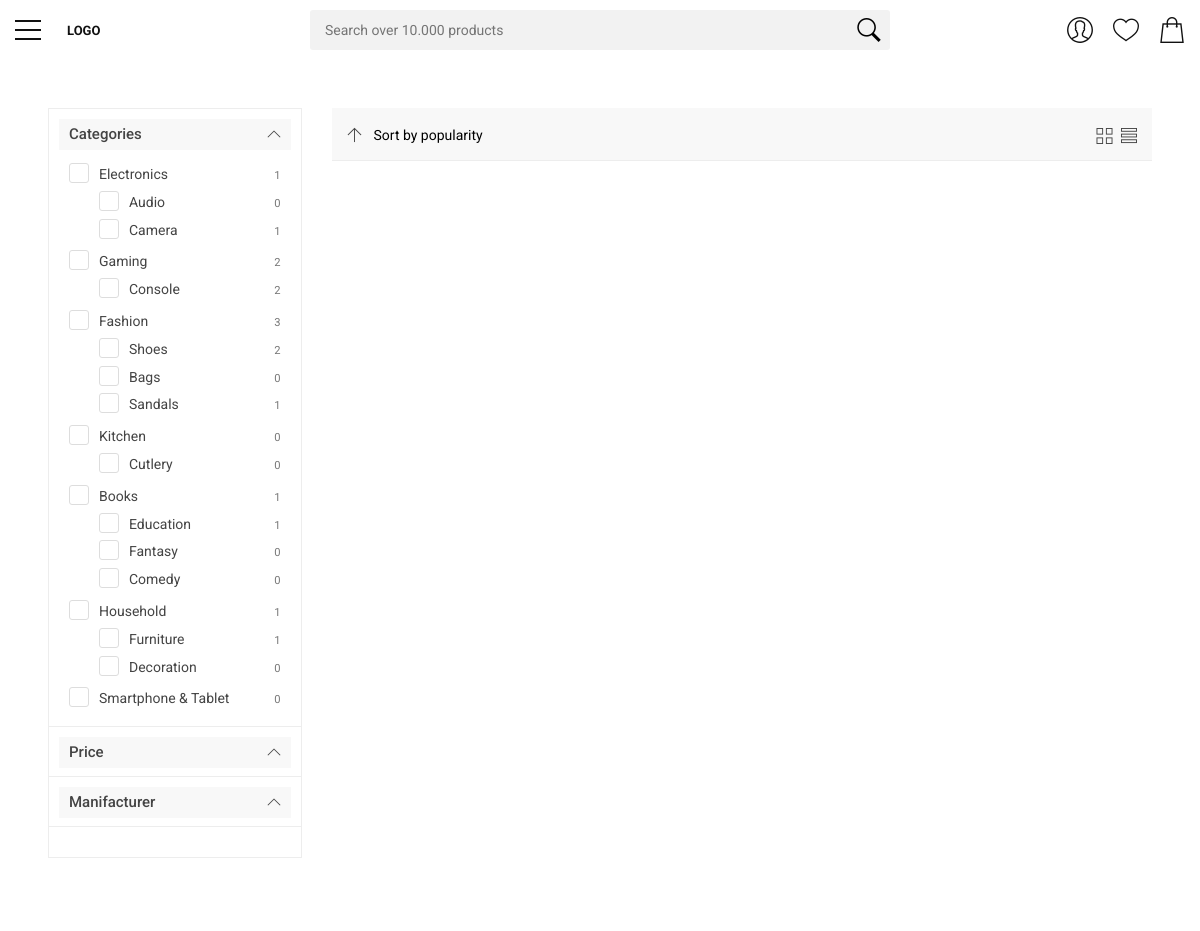
/index.php?page=list&view=grid, run on an earlier commit of the app's database.
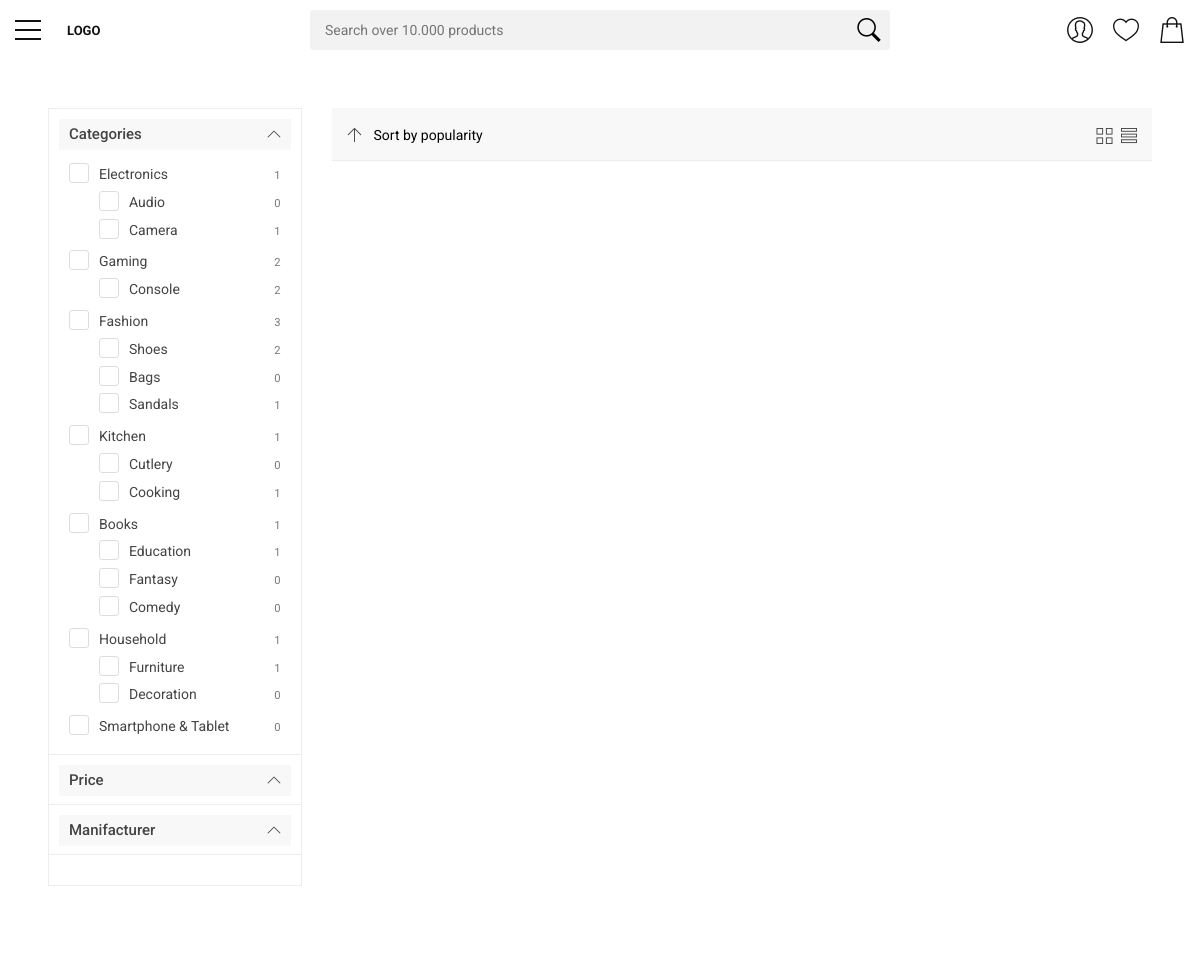
And on a later commit of the database.
### tables this page shows
CREATE TABLE `category` (
  `category_id` int(11) NOT NULL,
  `category_name` varchar(100) NOT NULL
);

CREATE TABLE `subcategory` (
  `subcategory_id` int(11) NOT NULL,
  `subcategory_name` varchar(100) NOT NULL,
  `category_id` int(11) NOT NULL
);

### config/connect.php (called while the page is built, shortened)
<?php
$severname = '127.0.0.1';
$username = 'root';
$password = '';
$dbname = 'online_shop';
$connect = mysqli_connect($severname, $username, $password, $dbname);
function get($table, $condition='', $select='*') {
    global $connect;
    $query = "SELECT ".$select." FROM ".$table." ".$condition;
    $result = mysqli_query($connect, $query);
    return $result;
}

### index.php (the view, shortened to what this page needs)
<?php
include_once 'config/connect.php';
?>
<!DOCTYPE html>
<html lang="en">
<head>
	<link href="https://cdn.jsdelivr.net/npm/bootstrap@5.3.0/dist/css/bootstrap.min.css" rel="stylesheet">
	<link href="css/bootstrap.custom.min.css" rel="stylesheet">
	<link href="css/style.css" rel="stylesheet">
	<link href="css/home_1.css" rel="stylesheet">
	<link href="css/custom.css" rel="stylesheet">
</head>
<body>
	<div id="page">
		<header class="version_1">
			<div class="main_nav Sticky">
				<div class="container">
					<div class="row small-gutters">
						<div class="col-xl-3 col-lg-3 col-md-3">
							<nav class="categories">
								<ul class="clearfix">
									<li>
										<span>
											<a>
												<span class="hamburger hamburger--spin">
													<span class="hamburger-box">
														<span class="hamburger-inner"></span>
													</span>
												</span>
											</a>
										</span>
										<span>
											<a href="index.php" class="pl-3">LOGO</a>
										</span>
												<?php
												$result = get('category');
												foreach ($result as $data) :
													$category_id = $data['category_id'];
												?>
														<?php
														$result = get('subcategory', 'WHERE category_id=' . $category_id);
														?>
												<?php
												endforeach
												?>
									</li>
								</ul>
							</nav>
						</div>
						<form id="form_search" class="col-xl-6 col-lg-7 col-md-6 d-none d-md-block" method="GET" action="">
							<div class="custom-search-input">
								<input id="search_input" name="search_input" type="text" placeholder="Search over 10.000 products">
								<button name="search_submit" type="submit">
									<i class="header-icon_search_custom"></i>
								</button>
							</div>
						</form>
						<div class="col-xl-3 col-lg-2 col-md-3">
							<ul class="top_tools">
								<?php
								if (isset($_SESSION['email'])) :
									$email = $_SESSION['email'];
									$result = get('user', 'WHERE email="' . $email . '"');
									$data = mysqli_fetch_assoc($result);
									$user_id = $data['user_id'];
								?>
									<li>
										<div class="dropdown dropdown-cart">
											<a href="index.php?page=cart_list" class="cart_bt">
												<?php
												$result = get('cart', 'WHERE user_id=' . $user_id);
												if (mysqli_fetch_assoc($result) > 0) :
													$result = get('cart', 'WHERE user_id=' . $user_id, '*,SUM(quantity) AS total_quantity');
													$data = mysqli_fetch_assoc($result);
													$total_quantity = $data['total_quantity'];
													if ($total_quantity > 0) :
												?>
														<strong><?= $total_quantity ?></strong>
													<?php endif ?>
												<?php endif ?>
											</a>
											<?php
											$result = get('cart', 'WHERE user_id=' . $user_id . ' GROUP BY product_id', '*,SUM(quantity) AS total_quantity');
											if (mysqli_num_rows($result) > 0) :
											?>
												<div class="dropdown-menu">
													<ul>
														<?php
														$subtotal_price = 0;
														foreach ($result as $data) :
															$cart_id = $data['cart_id'];
															$product_id = $data['product_id'];
															$total_quantity = $data['total_quantity'];
															$result = get('product', 'WHERE product_id=' . $product_id);
															$data = mysqli_fetch_assoc($result);
															$product_name = $data['product_name'];
															$price = $data['price'];
															$result = get('product_image', 'WHERE product_id=' . $product_id);
															$data = mysqli_fetch_assoc($result);
															if (isset($data['image_name'])) {
																$product_image = $data['image_name'];
															}
															$subtotal_product = $total_quantity * $price;
															$subtotal_price += $subtotal_product
														?>
															<li>
																<a href="product-detail-1.html">
																	<figure>
																		<?php
																		$result = get('product_image', 'WHERE product_id=' . $product_id);
																		if (mysqli_num_rows($result) > 0) :
																			$data = mysqli_fetch_assoc($result);
																			$image_name = $data['image_name'];
																		?>
																			<img src="uploads/product/<?= $image_name ?>" style="object-fit: scale-down" class="lazy" alt="image" width="100%">
																		<?php else : ?>
																			<img src="uploads/product/default.jpg" class="lazy" alt="image" width="100%">
																		<?php endif ?>
																	</figure> <strong>
																		<span><?= $total_quantity . 'x ' . $product_name ?></span>
																		<?= rupiah($price) ?>
																	</strong>
																</a>
																<a href="index.php?page=cart_delete&product_id=<?= $product_id ?>" onclick="return confirm('Are you sure you want to REMOVE this PRODUCT from your cart?')" class="action">
																	<i class="ti-trash"></i>
																</a>
															</li>
														<?php endforeach ?>
													</ul>
													<?php
													$shipping_price = 17000;
													$total_price = $subtotal_price + $shipping_price;
													?>
													<div class="row mt-4">
														<div class="col-6">
															<p class="m-0">Subtotal</p>
															<p class="m-0">Shipping</p>
														</div>
														<div class="col-6">
															<span style="float: right"><?= rupiah($subtotal_price) ?></span>
															<span style="float: right"><?= rupiah($shipping_price) ?></span>
														</div>
													</div>
													<div style="font-size: large; font-weight:bold;" class="mt-2 row">
														<div class="col-6">
															<p class="m-0">Total</p>
														</div>
														<div class="col-6">
															<span style="float: right"><?= rupiah($total_price) ?></span>
														</div>
													</div>
													<a href="index.php?page=cart_list" class="btn_1 outline mt-3">View Cart</a>
													<a href="index.php?page=checkout" class="btn_1 mt-1">Checkout</a>
												</div>
											<?php endif ?>
										</div>
									</li>
								<?php else : ?>
									<li>
										<div class="dropdown dropdown-cart">
											<a href="index.php?page=cart_list" class="cart_bt"></a>
										</div>
									</li>
								<?php endif ?>
								<li>
									<a href="index.php?page=wishlist_list" class="wishlist"></a>
								</li>
								<li>
									<div class="dropdown dropdown-access">
										<a class="access_link"></a>
									</div>
								</li>
							</ul>
						</div>
					</div>
				</div>
			</div>
		</header>
		<?php
		include 'config/page.php'
		?>
		<footer class="revealed">
			<div class="container">
				<div class="row">
					<div class="col-lg-3 col-md-6">
						<h3 data-target="#collapse_1">Quick Links</h3>
						<div class="collapse dont-collapse-sm links" id="collapse_1">
							<ul>
								<li><a href="index.php?page=account">My account</a></li>
								<li><a href="index.php?page=about">About us</a></li>
								<li><a href="index.php?page=help">Help & Faq</a></li>
								<li><a href="index.php?blog">Blog</a></li>
							</ul>
						</div>
					</div>
					<div class="col-lg-3 col-md-6">
						<h3 data-target="#collapse_2">Categories</h3>
						<div class="collapse dont-collapse-sm links" id="collapse_2">
							<ul>
								<?php
								$result = get('category');
								foreach ($result as $data) :
									$category_name = $data['category_name'];
								?>
									<li><a href="index.php?page=list&view=list"><?= $category_name ?></a></li>
								<?php endforeach ?>
							</ul>
						</div>
					</div>
					<div class="col-lg-3 col-md-6">
						<h3 data-target="#collapse_3">Contacts</h3>
						<div class="collapse dont-collapse-sm contacts" id="collapse_3">
							<ul>
								<li>
									<i class="ti-home"></i>12345 Jl. Jalan no. 0<br>Malang - Indonesia
								</li>
								<li>
								</li>
								<li>
									<a href="#">email@email.com</a>
								</li>
							</ul>
						</div>
					</div>
					<div class="col-lg-3 col-md-6">
						<h3 data-target="#collapse_4">Keep in touch</h3>
						<div class="collapse dont-collapse-sm" id="collapse_4">
							<div id="newsletter">
								<div class="form-group">
									<button type="submit" id="submit-newsletter"><i class="ti-angle-double-right"></i></button>
								</div>
							</div>
							<div class="follow_us">
								<h5>Follow Us</h5>
								<ul>
									<li><a href="#0"><img data-src="img/youtube_icon.svg" alt="" class="lazy"></a></li>
									<li><a href="#0"><img data-src="img/instagram_icon.svg" alt="" class="lazy"></a></li>
									<li><a href="#0"><img data-src="img/facebook_icon.svg" alt="" class="lazy"></a></li>
									<li><a href="#0"><img data-src="img/twitter_icon.svg" alt="" class="lazy"></a></li>
								</ul>
							</div>
						</div>
					</div>
				</div>
				<div class="row add_bottom_25">
					<div class="col-lg-6">
						<ul class="footer-selector clearfix">
							<li>
								<div class="styled-select lang-selector">
								</div>
							</li>
							<li>
								<div class="styled-select currency-selector">
								</div>
							</li>
							<li><img data-src="img/cards_all.svg" alt="" width="198" height="30" class="lazy"></li>
						</ul>
					</div>
					<div class="col-lg-6">
						<ul class="additional_links">
							<li><a href="#0">Terms and conditions</a></li>
							<li><a href="#0">Privacy</a></li>
							<li><span>&copy; 2023 Online_Shop</span></li>
						</ul>
					</div>
				</div>
			</div>
		</footer>
	</div>
</body>
</html>

### config/page.php (shortened to what this page needs)
<?php
$page = "";
if (isset($_GET['page'])) {
    $page = $_GET['page'];
}
switch ($page) {
    case 'list':
        include 'page/list.php';
        break;
}

### page/list.php (shortened to what this page needs)
<!DOCTYPE html>
<html lang="en">
<head>
	<link href="css/bootstrap.custom.min.css" rel="stylesheet">
	<link href="css/style.css" rel="stylesheet">
	<link href="css/listing.css" rel="stylesheet">
	<link href="css/custom.css" rel="stylesheet">
</head>
<body>
	<main>
		<div class="container-fluid px-5">
			<div class="row">
				<aside class="col-lg-3 my-5" id="sidebar_fixed">
					<div class="filter_col">
						<div class="filter_type version_2">
							<h4>
								<a href="#filter_1" data-toggle="collapse" class="opened">Categories</a>
							</h4>
							<div class="collapse show" id="filter_1">
								<ul>
									<?php
									$result = get('category');
									foreach ($result as $data) :
										$category_id = $data['category_id'];
										$category_name = $data['category_name'];
									?>
										<li class="category-group">
											<label class="container_check"><?= $category_name ?>
												<?php
												$result = get('product', 'WHERE category_id="' . $category_id . '"', 'count(*)');
												$data = mysqli_fetch_assoc($result);
												$category_count = $data['count(*)'];
												?>
												<small><?= $category_count ?></small>
												<span class="checkmark"></span>
												<?php
												$result = get('subcategory', 'WHERE category_id=' . $category_id);
												foreach ($result as $data) :
													$subcategory_id = $data['subcategory_id'];
													$subcategory_name = $data['subcategory_name'];
												?>
													<ul class="m-0 p-0 pt-1 subcategory-group">
														<li>
															<label class="container_check m-0"><?= $subcategory_name ?>
																<?php
																$result = get('product', 'WHERE subcategory_id="' . $subcategory_id . '"', 'count(*)');
																$data = mysqli_fetch_assoc($result);
																$subcategory_count = $data['count(*)'];
																?>
																<small><?= $subcategory_count ?></small>
																<span class="checkmark"></span>
														</li>
													</ul>
												<?php endforeach ?>
											</label>
										</li>
									<?php endforeach ?>
								</ul>
							</div>
						</div>
						<div class="filter_type version_2">
							<h4><a href="#filter_4" data-toggle="collapse" class="opened">Price</a></h4>
						</div>
						<div class="filter_type version_2">
							<h4><a href="#filter_3" data-toggle="collapse" class="opened">Manifacturer</a></h4>
						</div>
					</div>
				</aside>
				<div class="col-lg-9 my-5">
					<div class="toolbox elemento_stick add_bottom_30">
						<div class="container">
							<ul class="clearfix">
								<li>
									<div class="sort_select">
										<select name="sort" id="sort">
											<option value="popularity" selected="selected">Sort by popularity</option>
										</select>
									</div>
								</li>
								<li>
									<a href="index.php?page=list&view=grid"><i class="ti-view-grid"></i></a>
									<a href="index.php?page=list&view=list"><i class="ti-view-list"></i></a>
								</li>
							</ul>
						</div>
					</div>
				</div>
			</div>
		</div>
	</main>
</body>

### css/listing.css (style rules this page uses)
.toolbox { border-bottom: 1px solid #ededed; margin-bottom: 20px; padding: 15px 0 12px 0; background-color: #f8f8f8; }
.toolbox .container > ul { list-style: none; margin: 0; padding: 0; }
.toolbox .container > ul li { height: 25px; line-height: 25px; display: inline-block; float: right; margin-left: 30px; }
.toolbox .container > ul li:first-child { float: left; margin-left: 0; }
.toolbox .container > ul li i { font-size: 16px; font-size: 1rem; position: relative; top: 3px; }
.toolbox .container > ul li a { color: #444; margin-left: 5px; }
.sort_select { width: auto; overflow: hidden; height: 25px; line-height: 25px; border: none; position: relative; padding-left: 27px; }
.sort_select:after { font-family: 'themify'; position: absolute; color: #444; left: 0; top: 0; content: "\e627"; font-size: 16px; font-size: 1rem; }
.sort_select select { background: transparent; width: 110%; border: 0; -webkit-box-shadow: none; -moz-box-shadow: none; box-shadow: none; height: 25px; margin: 0; -moz-appearance: window; -webkit-appearance: none; cursor: pointer; outline: none; }
.filter_type { font-size: 14px; font-size: 0.875rem; }
.filter_type label { font-weight: 400; }
.filter_type label small { float: right; color: #777; padding-top: 3px; }
.filter_type ul { list-style: none; padding: 5px 0 0 0; margin: 0 0 15px 0; }
.filter_type ul li { margin-bottom: 5px; }
.filter_type ul li:last-child { margin-bottom: 0; }
.filter_type.version_2 { border-bottom: 1px solid #ededed; margin: 0 -15px 15px -15px; padding: 0 15px; }
.filter_type.version_2 ul { list-style: none; padding: 5px 5px 0 5px; }
.filter_type.version_2 h4 a { display: block; font-size: 15px; font-size: 0.9375rem; color: #444; padding: 8px 10px; margin: -5px -5px 0 -5px; line-height: 1; position: relative; }
.filter_type.version_2 h4 a:after { -moz-transition: all 0.3s ease-in-out; -o-transition: all 0.3s ease-in-out; -webkit-transition: all 0.3s ease-in-out; -ms-transition: all 0.3s ease-in-out; transition: all 0.3s ease-in-out; font-family: 'themify'; font-size: 14px; font-size: 0.875rem; position: absolute; right: 10px; top: 8px; }
.filter_type.version_2 h4 a.opened { background-color: #f8f8f8; }
.filter_type.version_2 h4 a.opened:after { content: "\e64b"; transform: rotate(180deg); }
.filter_col { border: 1px solid #ededed; padding: 15px; margin-bottom: 25px; }

What changed in the data, as far as the page shows it:
computed for category "Kitchen": category_count "0" → "1"
added subcategory: subcategory_name "Cooking", subcategory_count "1", shown under category "Kitchen"
